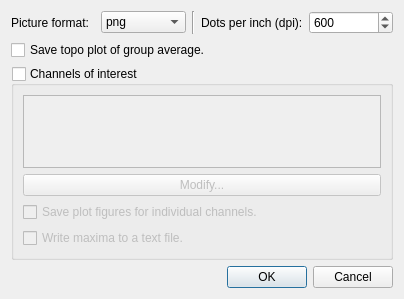
<?xml version="1.0" encoding="UTF-8"?>
<ui version="4.0">
 <class>DialogGroupTFR</class>
 <widget class="QDialog" name="DialogGroupTFR">
  <property name="geometry">
   <rect>
    <x>0</x>
    <y>0</y>
    <width>404</width>
    <height>299</height>
   </rect>
  </property>
  <property name="windowTitle">
   <string>Group average TFR</string>
  </property>
  <layout class="QGridLayout" name="gridLayout">
   <item row="1" column="0">
    <layout class="QVBoxLayout" name="verticalLayout_3">
     <item>
      <widget class="QCheckBox" name="checkBoxSaveTopo">
       <property name="text">
        <string>Save topo plot of group average.</string>
       </property>
      </widget>
     </item>
     <item>
      <widget class="QGroupBox" name="groupBox">
       <property name="enabled">
        <bool>true</bool>
       </property>
       <property name="title">
        <string>Channels of interest</string>
       </property>
       <property name="checkable">
        <bool>true</bool>
       </property>
       <property name="checked">
        <bool>false</bool>
       </property>
       <layout class="QGridLayout" name="gridLayout_2">
        <item row="1" column="0">
         <layout class="QVBoxLayout" name="verticalLayout_2">
          <item>
           <widget class="QListWidget" name="listWidgetChannels">
            <property name="enabled">
             <bool>false</bool>
            </property>
            <property name="layoutDirection">
             <enum>Qt::LeftToRight</enum>
            </property>
            <property name="selectionMode">
             <enum>QAbstractItemView::NoSelection</enum>
            </property>
            <property name="flow">
             <enum>QListView::TopToBottom</enum>
            </property>
           </widget>
          </item>
          <item>
           <widget class="QPushButton" name="pushButtonModify">
            <property name="text">
             <string>Modify...</string>
            </property>
           </widget>
          </item>
          <item>
           <widget class="QCheckBox" name="checkBoxSavePlot">
            <property name="toolTip">
             <string>If checked, the plot figures are saved as a file.</string>
            </property>
            <property name="text">
             <string>Save plot figures for individual channels.</string>
            </property>
           </widget>
          </item>
          <item>
           <widget class="QCheckBox" name="checkBoxSaveMaxima">
            <property name="toolTip">
             <string>If checked, the location of maximum values from each subject are written to a file.</string>
            </property>
            <property name="text">
             <string>Write maxima to a text file.</string>
            </property>
           </widget>
          </item>
         </layout>
        </item>
       </layout>
      </widget>
     </item>
    </layout>
   </item>
   <item row="2" column="0">
    <widget class="QDialogButtonBox" name="buttonBox">
     <property name="orientation">
      <enum>Qt::Horizontal</enum>
     </property>
     <property name="standardButtons">
      <set>QDialogButtonBox::Cancel|QDialogButtonBox::Ok</set>
     </property>
    </widget>
   </item>
   <item row="0" column="0">
    <layout class="QHBoxLayout" name="horizontalLayout_2">
     <item>
      <widget class="QLabel" name="label_2">
       <property name="text">
        <string>Picture format:</string>
       </property>
      </widget>
     </item>
     <item>
      <widget class="QComboBox" name="comboBoxFormat">
       <item>
        <property name="text">
         <string>png</string>
        </property>
       </item>
       <item>
        <property name="text">
         <string>svg</string>
        </property>
       </item>
       <item>
        <property name="text">
         <string>pdf</string>
        </property>
       </item>
      </widget>
     </item>
     <item>
      <widget class="Line" name="line">
       <property name="orientation">
        <enum>Qt::Vertical</enum>
       </property>
      </widget>
     </item>
     <item>
      <widget class="QLabel" name="label">
       <property name="text">
        <string>Dots per inch (dpi):</string>
       </property>
      </widget>
     </item>
     <item>
      <widget class="QSpinBox" name="spinBoxDpi">
       <property name="minimum">
        <number>100</number>
       </property>
       <property name="maximum">
        <number>1200</number>
       </property>
       <property name="singleStep">
        <number>10</number>
       </property>
       <property name="value">
        <number>600</number>
       </property>
      </widget>
     </item>
    </layout>
   </item>
  </layout>
 </widget>
 <tabstops>
  <tabstop>comboBoxFormat</tabstop>
  <tabstop>spinBoxDpi</tabstop>
  <tabstop>checkBoxSaveTopo</tabstop>
  <tabstop>groupBox</tabstop>
  <tabstop>listWidgetChannels</tabstop>
  <tabstop>pushButtonModify</tabstop>
  <tabstop>checkBoxSavePlot</tabstop>
  <tabstop>checkBoxSaveMaxima</tabstop>
  <tabstop>buttonBox</tabstop>
 </tabstops>
 <resources/>
 <connections>
  <connection>
   <sender>buttonBox</sender>
   <signal>accepted()</signal>
   <receiver>DialogGroupTFR</receiver>
   <slot>accept()</slot>
   <hints>
    <hint type="sourcelabel">
     <x>257</x>
     <y>289</y>
    </hint>
    <hint type="destinationlabel">
     <x>157</x>
     <y>272</y>
    </hint>
   </hints>
  </connection>
  <connection>
   <sender>buttonBox</sender>
   <signal>rejected()</signal>
   <receiver>DialogGroupTFR</receiver>
   <slot>reject()</slot>
   <hints>
    <hint type="sourcelabel">
     <x>325</x>
     <y>289</y>
    </hint>
    <hint type="destinationlabel">
     <x>286</x>
     <y>272</y>
    </hint>
   </hints>
  </connection>
 </connections>
</ui>
